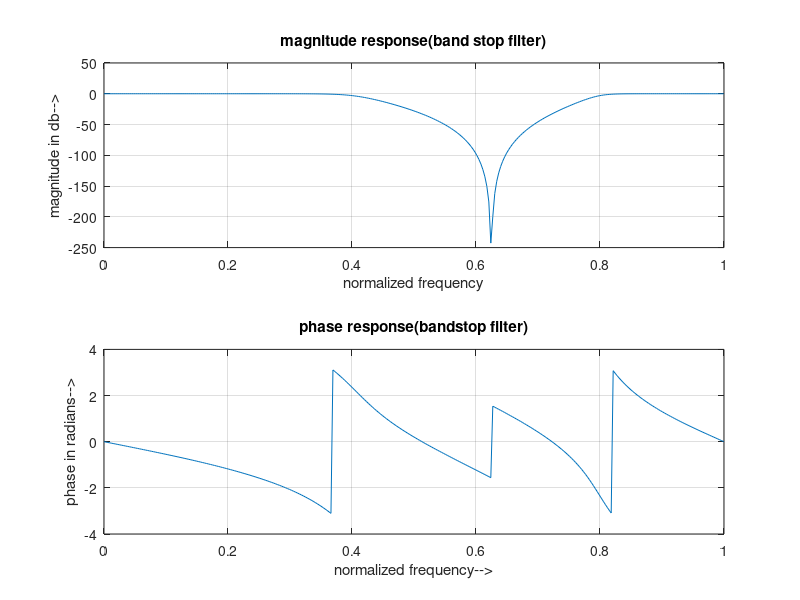

Write MATLAB code to recreate this figure.
# Butterworth-6-4
clc;
clear all;
close all;
ap=0.5;
as=50;
fp=1000;
fs=2000;
f=5000;
wp=2*fp/f;
ws=2*fs/f;
wn=[wp,ws];
[n]=buttord(wp,ws,ap,as);
[b,a]=butter(n,wn,'stop');
w=0:0.01:pi;
h=freqz(b,a,w);
p=angle(h);
mag=20*log10(abs(h));
subplot(2,1,1);
plot(w/pi,mag);
grid;
xlabel('normalized frequency');
ylabel('magnitude in db-->');
title('magnitude response(band stop filter)');
subplot(2,1,2);
plot(w/pi,p);
grid;
xlabel('normalized frequency-->');
ylabel('phase in radians-->');
title('phase response(bandstop filter)');
